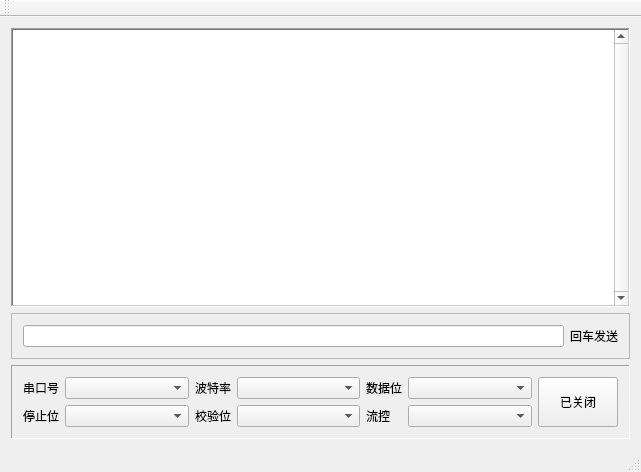
<?xml version="1.0" encoding="UTF-8"?>
<ui version="4.0">
 <class>MainWindow</class>
 <widget class="QMainWindow" name="MainWindow">
  <property name="geometry">
   <rect>
    <x>0</x>
    <y>0</y>
    <width>641</width>
    <height>472</height>
   </rect>
  </property>
  <property name="sizePolicy">
   <sizepolicy hsizetype="Maximum" vsizetype="Maximum">
    <horstretch>0</horstretch>
    <verstretch>0</verstretch>
   </sizepolicy>
  </property>
  <property name="windowTitle">
   <string>串口调试助手</string>
  </property>
  <property name="windowIcon">
   <iconset resource="resource.qrc">
    <normaloff>:/icon/theme_icon.jpg</normaloff>:/icon/theme_icon.jpg</iconset>
  </property>
  <property name="windowOpacity">
   <double>1.000000000000000</double>
  </property>
  <property name="iconSize">
   <size>
    <width>50</width>
    <height>50</height>
   </size>
  </property>
  <property name="documentMode">
   <bool>false</bool>
  </property>
  <widget class="QWidget" name="centralWidget">
   <layout class="QGridLayout" name="gridLayout_3">
    <item row="0" column="0">
     <layout class="QVBoxLayout" name="verticalLayout">
      <item>
       <widget class="QTextBrowser" name="textBrowser">
        <property name="sizePolicy">
         <sizepolicy hsizetype="Expanding" vsizetype="Expanding">
          <horstretch>0</horstretch>
          <verstretch>0</verstretch>
         </sizepolicy>
        </property>
        <property name="maximumSize">
         <size>
          <width>16777215</width>
          <height>16777215</height>
         </size>
        </property>
        <property name="cursor" stdset="0">
         <cursorShape>IBeamCursor</cursorShape>
        </property>
        <property name="frameShape">
         <enum>QFrame::WinPanel</enum>
        </property>
        <property name="frameShadow">
         <enum>QFrame::Sunken</enum>
        </property>
        <property name="verticalScrollBarPolicy">
         <enum>Qt::ScrollBarAlwaysOn</enum>
        </property>
        <property name="horizontalScrollBarPolicy">
         <enum>Qt::ScrollBarAsNeeded</enum>
        </property>
        <property name="sizeAdjustPolicy">
         <enum>QAbstractScrollArea::AdjustIgnored</enum>
        </property>
       </widget>
      </item>
      <item>
       <widget class="QFrame" name="frame_2">
        <property name="frameShape">
         <enum>QFrame::StyledPanel</enum>
        </property>
        <property name="frameShadow">
         <enum>QFrame::Raised</enum>
        </property>
        <layout class="QGridLayout" name="gridLayout_2">
         <item row="0" column="0">
          <widget class="QLineEdit" name="lineEdit_input"/>
         </item>
         <item row="0" column="1">
          <widget class="QLabel" name="label_7">
           <property name="text">
            <string>回车发送</string>
           </property>
          </widget>
         </item>
        </layout>
       </widget>
      </item>
      <item>
       <widget class="QFrame" name="frame">
        <property name="sizePolicy">
         <sizepolicy hsizetype="Expanding" vsizetype="Fixed">
          <horstretch>0</horstretch>
          <verstretch>0</verstretch>
         </sizepolicy>
        </property>
        <property name="frameShape">
         <enum>QFrame::Panel</enum>
        </property>
        <property name="frameShadow">
         <enum>QFrame::Sunken</enum>
        </property>
        <layout class="QGridLayout" name="gridLayout">
         <item row="0" column="6" rowspan="2">
          <widget class="QPushButton" name="pushButton">
           <property name="sizePolicy">
            <sizepolicy hsizetype="Preferred" vsizetype="Expanding">
             <horstretch>0</horstretch>
             <verstretch>0</verstretch>
            </sizepolicy>
           </property>
           <property name="text">
            <string>已关闭</string>
           </property>
           <property name="checkable">
            <bool>true</bool>
           </property>
           <property name="checked">
            <bool>false</bool>
           </property>
           <property name="autoRepeat">
            <bool>false</bool>
           </property>
           <property name="autoExclusive">
            <bool>false</bool>
           </property>
           <property name="autoDefault">
            <bool>false</bool>
           </property>
           <property name="default">
            <bool>false</bool>
           </property>
           <property name="flat">
            <bool>false</bool>
           </property>
          </widget>
         </item>
         <item row="1" column="0">
          <widget class="QLabel" name="label_4">
           <property name="sizePolicy">
            <sizepolicy hsizetype="Preferred" vsizetype="Preferred">
             <horstretch>0</horstretch>
             <verstretch>0</verstretch>
            </sizepolicy>
           </property>
           <property name="text">
            <string>停止位</string>
           </property>
          </widget>
         </item>
         <item row="0" column="4">
          <widget class="QLabel" name="label_3">
           <property name="text">
            <string>数据位</string>
           </property>
          </widget>
         </item>
         <item row="0" column="5">
          <widget class="QComboBox" name="comboBox_dataBits">
           <property name="sizePolicy">
            <sizepolicy hsizetype="Expanding" vsizetype="Fixed">
             <horstretch>0</horstretch>
             <verstretch>0</verstretch>
            </sizepolicy>
           </property>
          </widget>
         </item>
         <item row="0" column="2">
          <widget class="QLabel" name="label_2">
           <property name="sizePolicy">
            <sizepolicy hsizetype="Preferred" vsizetype="Preferred">
             <horstretch>0</horstretch>
             <verstretch>0</verstretch>
            </sizepolicy>
           </property>
           <property name="text">
            <string>波特率</string>
           </property>
          </widget>
         </item>
         <item row="0" column="0">
          <widget class="QLabel" name="label">
           <property name="sizePolicy">
            <sizepolicy hsizetype="Preferred" vsizetype="Preferred">
             <horstretch>0</horstretch>
             <verstretch>0</verstretch>
            </sizepolicy>
           </property>
           <property name="text">
            <string>串口号</string>
           </property>
          </widget>
         </item>
         <item row="0" column="1">
          <widget class="QComboBox" name="comboBox_ports">
           <property name="enabled">
            <bool>true</bool>
           </property>
           <property name="sizePolicy">
            <sizepolicy hsizetype="Expanding" vsizetype="Fixed">
             <horstretch>0</horstretch>
             <verstretch>0</verstretch>
            </sizepolicy>
           </property>
          </widget>
         </item>
         <item row="0" column="3">
          <widget class="QComboBox" name="comboBox_bauds">
           <property name="sizePolicy">
            <sizepolicy hsizetype="Expanding" vsizetype="Fixed">
             <horstretch>0</horstretch>
             <verstretch>0</verstretch>
            </sizepolicy>
           </property>
          </widget>
         </item>
         <item row="1" column="5">
          <widget class="QComboBox" name="comboBox_flowCtrl">
           <property name="sizePolicy">
            <sizepolicy hsizetype="Expanding" vsizetype="Fixed">
             <horstretch>0</horstretch>
             <verstretch>0</verstretch>
            </sizepolicy>
           </property>
          </widget>
         </item>
         <item row="1" column="4">
          <widget class="QLabel" name="label_6">
           <property name="text">
            <string>流控</string>
           </property>
          </widget>
         </item>
         <item row="1" column="1">
          <widget class="QComboBox" name="comboBox_stopBits">
           <property name="sizePolicy">
            <sizepolicy hsizetype="Expanding" vsizetype="Fixed">
             <horstretch>0</horstretch>
             <verstretch>0</verstretch>
            </sizepolicy>
           </property>
          </widget>
         </item>
         <item row="1" column="2">
          <widget class="QLabel" name="label_5">
           <property name="sizePolicy">
            <sizepolicy hsizetype="Preferred" vsizetype="Preferred">
             <horstretch>0</horstretch>
             <verstretch>0</verstretch>
            </sizepolicy>
           </property>
           <property name="text">
            <string>校验位</string>
           </property>
          </widget>
         </item>
         <item row="1" column="3">
          <widget class="QComboBox" name="comboBox_parity">
           <property name="sizePolicy">
            <sizepolicy hsizetype="Expanding" vsizetype="Fixed">
             <horstretch>0</horstretch>
             <verstretch>0</verstretch>
            </sizepolicy>
           </property>
          </widget>
         </item>
        </layout>
       </widget>
      </item>
     </layout>
    </item>
   </layout>
  </widget>
  <widget class="QMenuBar" name="menuBar">
   <property name="geometry">
    <rect>
     <x>0</x>
     <y>0</y>
     <width>641</width>
     <height>23</height>
    </rect>
   </property>
  </widget>
  <widget class="QToolBar" name="mainToolBar">
   <attribute name="toolBarArea">
    <enum>TopToolBarArea</enum>
   </attribute>
   <attribute name="toolBarBreak">
    <bool>false</bool>
   </attribute>
  </widget>
  <widget class="QStatusBar" name="statusBar"/>
 </widget>
 <layoutdefault spacing="6" margin="11"/>
 <resources>
  <include location="resource.qrc"/>
 </resources>
 <connections/>
</ui>
